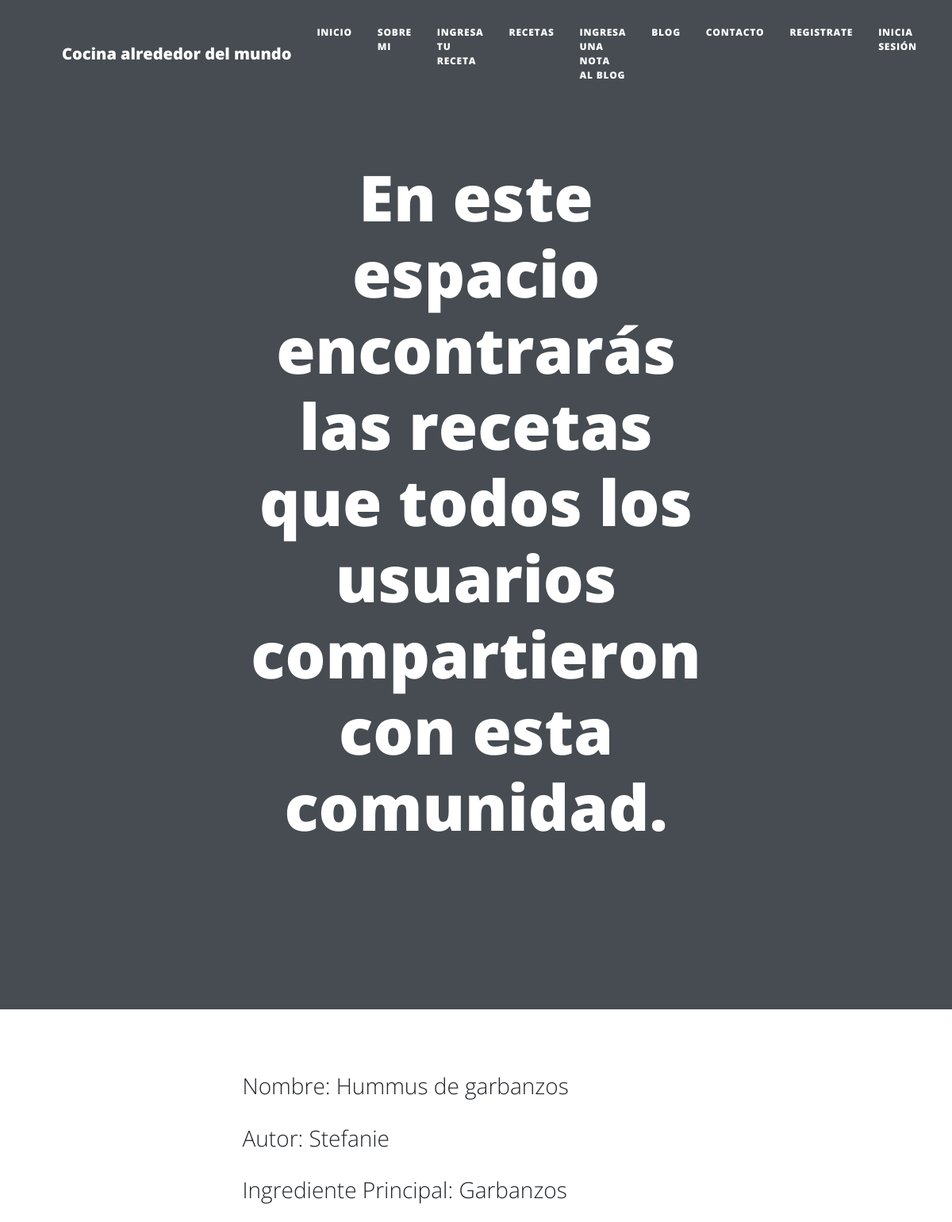
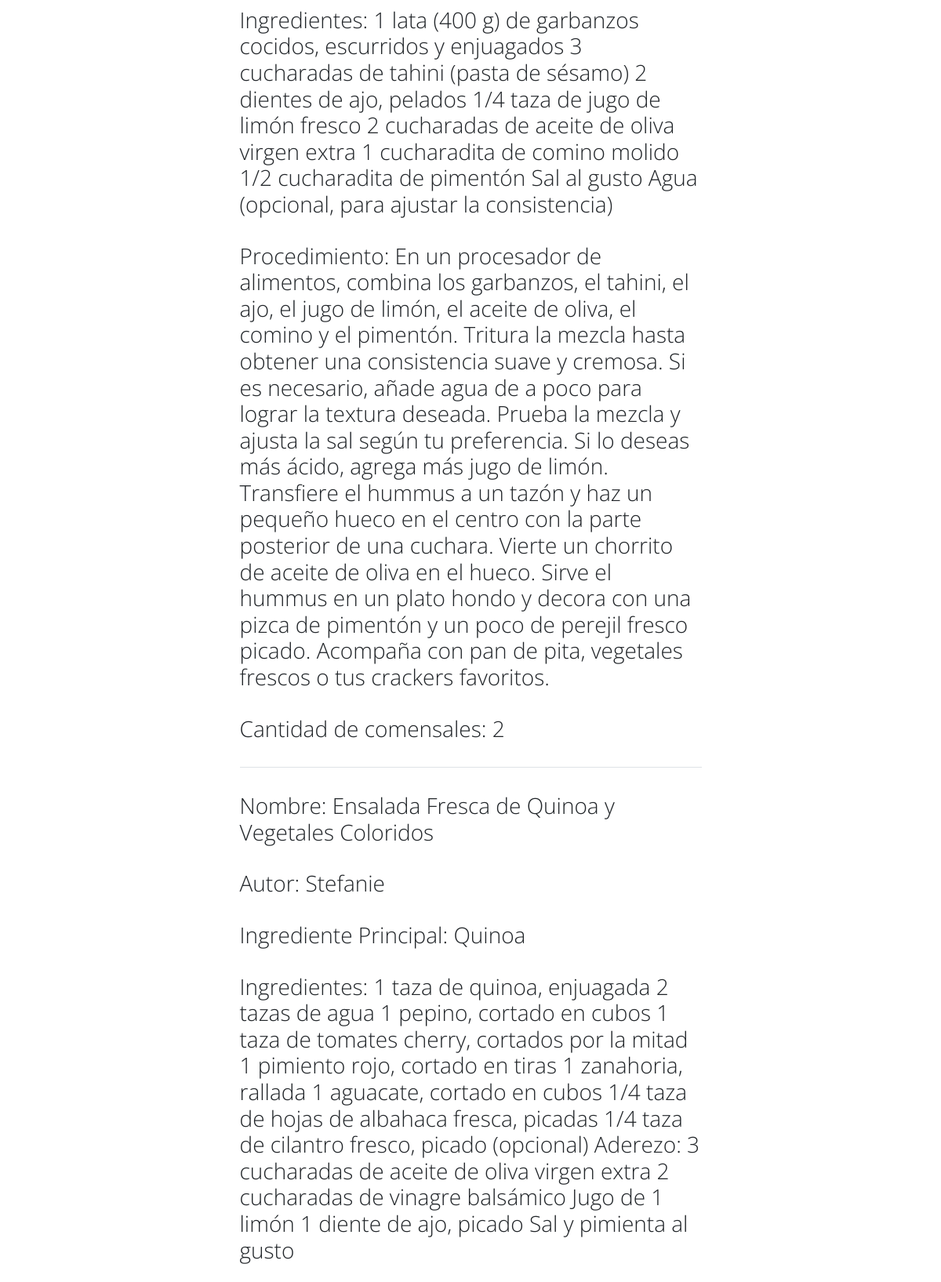
The app's page /recetas/ (upper part) with its own data (2 pictures, top to bottom).
### AppRecetasBlog/models.py (models this page shows, shortened)
class recetas_ingresadas(models.Model):
    nombre = models.CharField(max_length = 50)
    autor = models.CharField(max_length = 20)
    ingrediente_principal = models.CharField(max_length = 100)
    ingredientes = models.TextField()
    procedimiento = models.TextField()
    cantidad_de_comensales = models.IntegerField(max_length = 10)

### AppRecetasBlog/views.py (the view)
# urls.py: path('recetas/', ver_recetas_ingresadas, name="Ver_Recetas_Ingresadas"),
def ver_recetas_ingresadas(request):
    recetas = recetas_ingresadas.objects.all()
    return render(request, "recetas.html", {'recetas_ingresadas': recetas})

### AppRecetasBlog/templates/recetas.html (shortened to what this page needs)
{% extends "padre.html" %}
{% load static %}
{% block titulo %}
En este espacio encontrarás las recetas que todos los usuarios compartieron con esta comunidad.
{% endblock %}
{% block contenido_principal %}
{% for entrada_receta in recetas_ingresadas %}
<div>
    <p>Nombre: {{ entrada_receta.nombre }}</p>
    <p>Autor: {{ entrada_receta.autor }}</p>
    <p>Ingrediente Principal: {{ entrada_receta.ingrediente_principal }}</p>
    <p>Ingredientes: {{ entrada_receta.ingredientes }}</p>
    <p>Procedimiento: {{ entrada_receta.procedimiento }}</p>
    <p>Cantidad de comensales: {{ entrada_receta.cantidad_de_comensales }}</p>
</div>
<hr class="my-4" />
{% endfor %}
{% endblock %}

### records on screen
recetas_ingresadas: nombre "Hummus de garbanzos", autor "Stefanie", ingrediente_principal "Garbanzos", ingredientes "1 lata (400 g) de garbanzos cocidos, escurridos y enjuagados 3 cucharadas de tahini (pasta de sésamo) 2 dientes de ajo, pelados 1/4 taza de jugo de limón fresco 2 cucharadas de aceite de oliva virgen extra 1 cucharadita de comino molido 1/2 cucharadita de pimentón Sal al gusto Agua (opcional, para ajustar la consistencia)", procedimiento "En un procesador de alimentos, combina los garbanzos, el tahini, el ajo, el jugo de limón, el aceite de oliva, el comino y el pimentón. Tritura la mezcla hasta obtener una consistencia suave y cremosa. Si es necesario, añade agua de a poco para lograr la textura deseada. Prueba la mezcla y ajusta la sal según tu preferencia. Si lo deseas más ácido, agrega más jugo de limón. Transfiere el hummus a un tazón y haz un pequeño hueco en el centro con la parte posterior de una cuchara. Vierte un chorrito de aceite de oliva en el hueco. Sirve el hummus en un plato hondo y decora con una pizca de pimentón y un poco de perejil fresco picado. Acompaña con pan de pita, vegetales frescos o tus crackers…", cantidad_de_comensales "2"
recetas_ingresadas: nombre "Ensalada Fresca de Quinoa y Vegetales Coloridos", autor "Stefanie", ingrediente_principal "Quinoa", ingredientes "1 taza de quinoa, enjuagada 2 tazas de agua 1 pepino, cortado en cubos 1 taza de tomates cherry, cortados por la mitad 1 pimiento rojo, cortado en tiras 1 zanahoria, rallada 1 aguacate, cortado en cubos 1/4 taza de hojas de albahaca fresca, picadas 1/4 taza de cilantro fresco, picado (opcional) Aderezo: 3 cucharadas de aceite de oliva virgen extra 2 cucharadas de vinagre balsámico Jugo de 1 limón 1 diente de ajo, picado Sal y pimienta al gusto"
